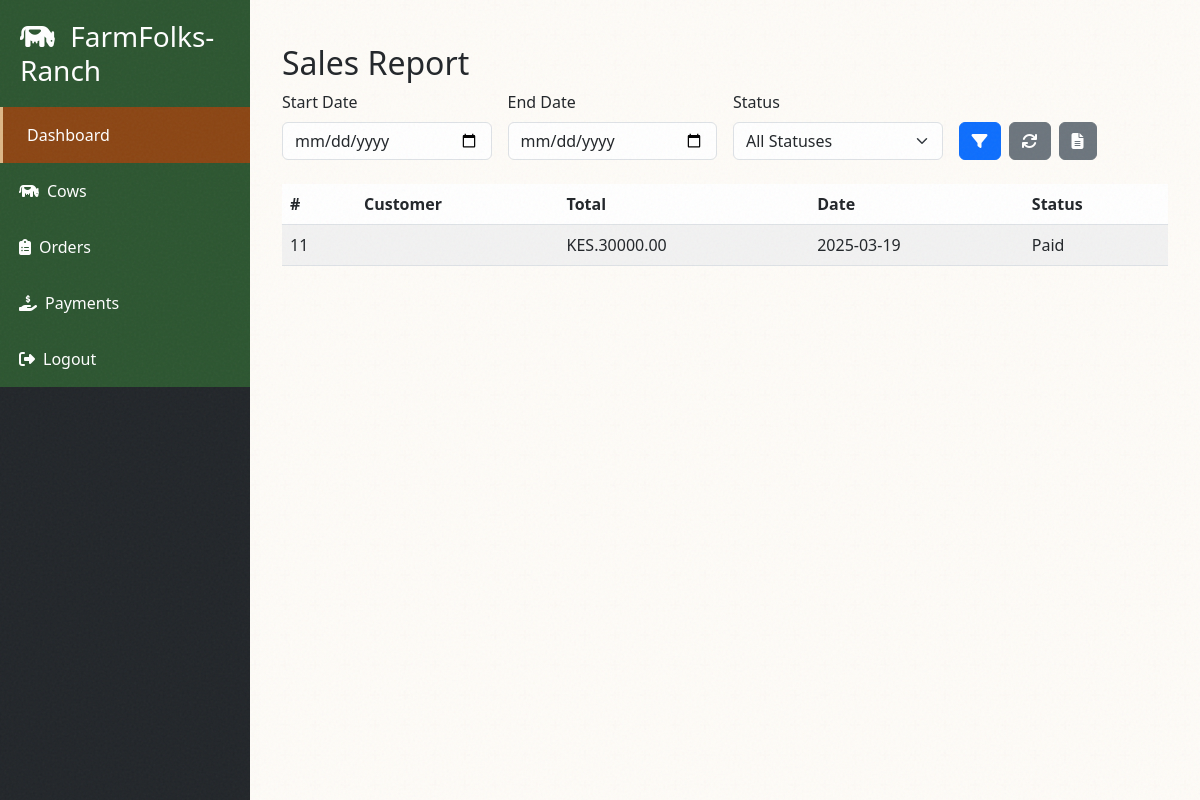
The app's page /reports/sales-report/, older data.
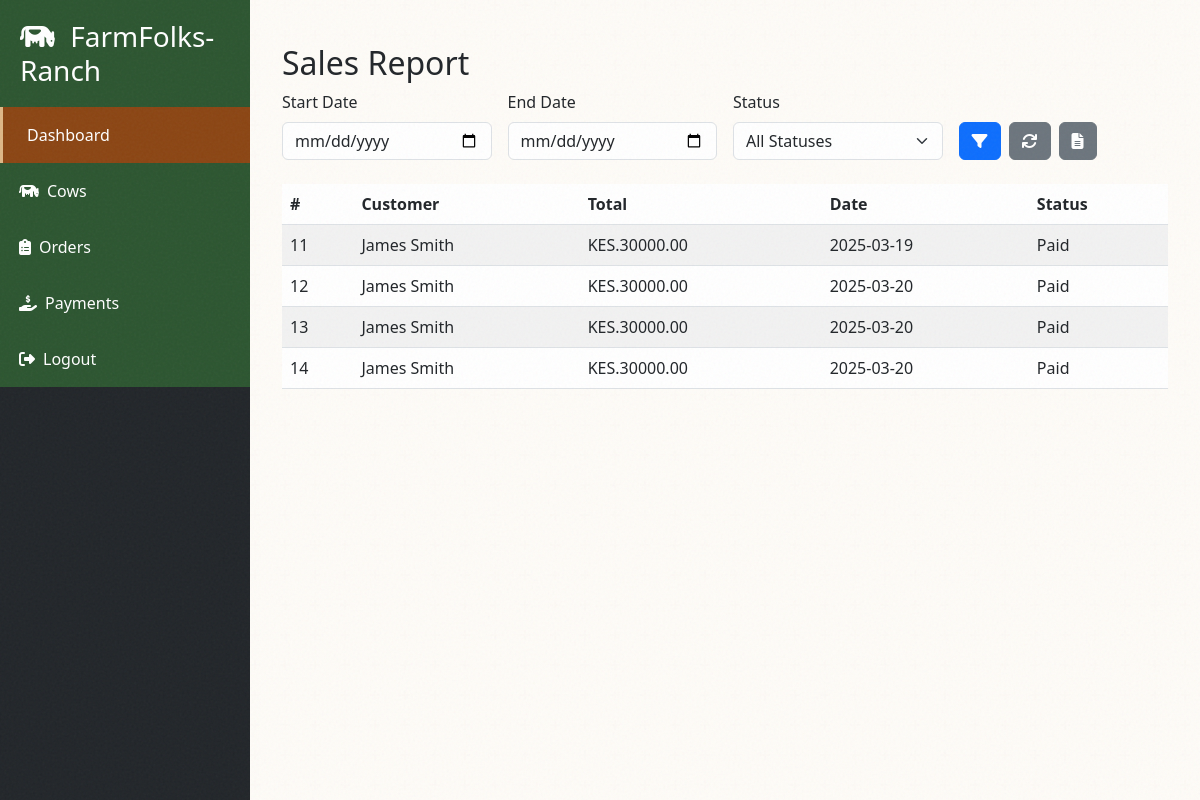
The same page, newer data.
### orders/models.py (models this page shows, shortened)
class Order(AbstractBaseModel):
    user = models.ForeignKey("users.User", on_delete=models.CASCADE)
    total_cost = models.DecimalField(max_digits=100, decimal_places=2)
    amount_paid = models.DecimalField(max_digits=100, decimal_places=2, default=0)
    status = models.CharField(max_length=255, choices=STATUS_CHOICES)
    receiver = models.ForeignKey("users.User", on_delete=models.CASCADE, related_name='ordersreceiver', null=True, blank=True)
    payment_reference = models.CharField(max_length=255, null=True, blank=True)
    payment_method = models.CharField(max_length=255, null=True, blank=True)
    payment_url = models.URLField(null=True, blank=True)

### users/models.py (models this page shows, shortened)
class User(AbstractBaseModel, AbstractUser):
    role = models.CharField(max_length=20, default="Customer")
    gender = models.CharField(max_length=10, null=True, blank=True)
    phone_number = models.CharField(max_length=10, null=True, blank=True)
    address = models.TextField(null=True, blank=True)
    city = models.CharField(max_length=100, null=True, blank=True)
    county = models.CharField(max_length=100, null=True, blank=True)
    country = models.CharField(max_length=100, null=True, blank=True)
    profile_picture = models.ImageField(upload_to="profile_pictures/", null=True, blank=True)

### reports/views.py (the view, shortened to what this page needs)
# urls.py: path('sales-report/', sales_report, name='sales-report'),
def sales_report(request):
    orders = Order.objects.all()
    start_date = request.GET.get('start_date')
    end_date = request.GET.get('end_date')
    status = request.GET.get('status')
    if start_date:
        start_date = datetime.strptime(start_date, '%Y-%m-%d')
        orders = orders.filter(created_at__gte=start_date)
    if end_date:
        end_date = datetime.strptime(end_date, '%Y-%m-%d')
        orders = orders.filter(created_at__lte=end_date)
    if status:
        orders = orders.filter(status=status)
    context = {
        'orders': orders,
        'start_date': start_date,
        'end_date': end_date,
        'order_statuses': ["Pending", "Paid", "Delivered", "Cancelled"],
    }
    return render(request, 'reports/orders.html', context)

### templates/reports/orders.html (shortened to what this page needs)
{% extends 'dashboard_base.html' %}
{% block content %}
<div class="container mt-4">
    <h2>Sales Report</h2>
    <form method="GET" class="mb-4">
        <div class="row g-3">
            <div class="col-md-3">
                <label for="start_date" class="form-label">Start Date</label>
                <input type="date" class="form-control" id="start_date" name="start_date"
                       value="{{ start_date|date:'Y-m-d'|default:'' }}" max="">
            </div>
            <div class="col-md-3">
                <label for="end_date" class="form-label">End Date</label>
                <input type="date" class="form-control" id="end_date" name="end_date"
                       value="{{ end_date|date:'Y-m-d'|default:'' }}" max="">
            </div>
            <div class="col-md-3">
                <label for="status" class="form-label">Status</label>
                <select class="form-select" id="status" name="status">
                    <option value="">All Statuses</option>
                </select>
            </div>
            <div class="col-md-3 d-flex align-items-end">
                <button type="submit" class="btn btn-primary me-2">
                    <i class="fas fa-filter"></i>
                </button>
                <a href="{% url 'sales-report' %}" class="btn btn-secondary me-2">
                    <i class="fas fa-refresh"></i>
                </a>
                <a href="{% url 'orders-report' %}" class="btn btn-secondary me-2">
                    <i class="fas fa-file-alt"></i>
                </a>
            </div>
        </div>
    </form>
    <div class="table-responsive">
        <table class="table table-striped">
            <thead>
                <tr>
                    <th>#</th>
                    <th>Customer</th>
                    <th>Total</th>
                    <th>Date</th>
                    <th>Status</th>
                </tr>
            </thead>
            <tbody>
                {% for order in orders %}
                <tr>
                    <td>{{ order.id }}</td>
                    <td>{{ order.user.first_name }} {{ order.user.last_name }}</td>
                    <td>KES.{{ order.total_cost }}</td>
                    <td>{{ order.created_at|date:"Y-m-d" }}</td>
                    <td>{{ order.status }}</td>
                </tr>
                {% empty %}
                <tr>
                    <td colspan="5" class="text-center">No orders found</td>
                </tr>
                {% endfor %}
            </tbody>
        </table>
    </div>
</div>
{% endblock %}

Row changes from the older to the newer data that the page shows:
changed Order id 11: user.first_name (not shown) → "James"; user.last_name (not shown) → "Smith"
added Order: id "12", user.first_name "James", user.last_name "Smith", total_cost "30000.00", created_at "2025-03-20", status "Paid"
added Order: id "13", user.first_name "James", user.last_name "Smith", total_cost "30000.00", created_at "2025-03-20", status "Paid"
added Order: id "14", user.first_name "James", user.last_name "Smith", total_cost "30000.00", created_at "2025-03-20", status "Paid"
